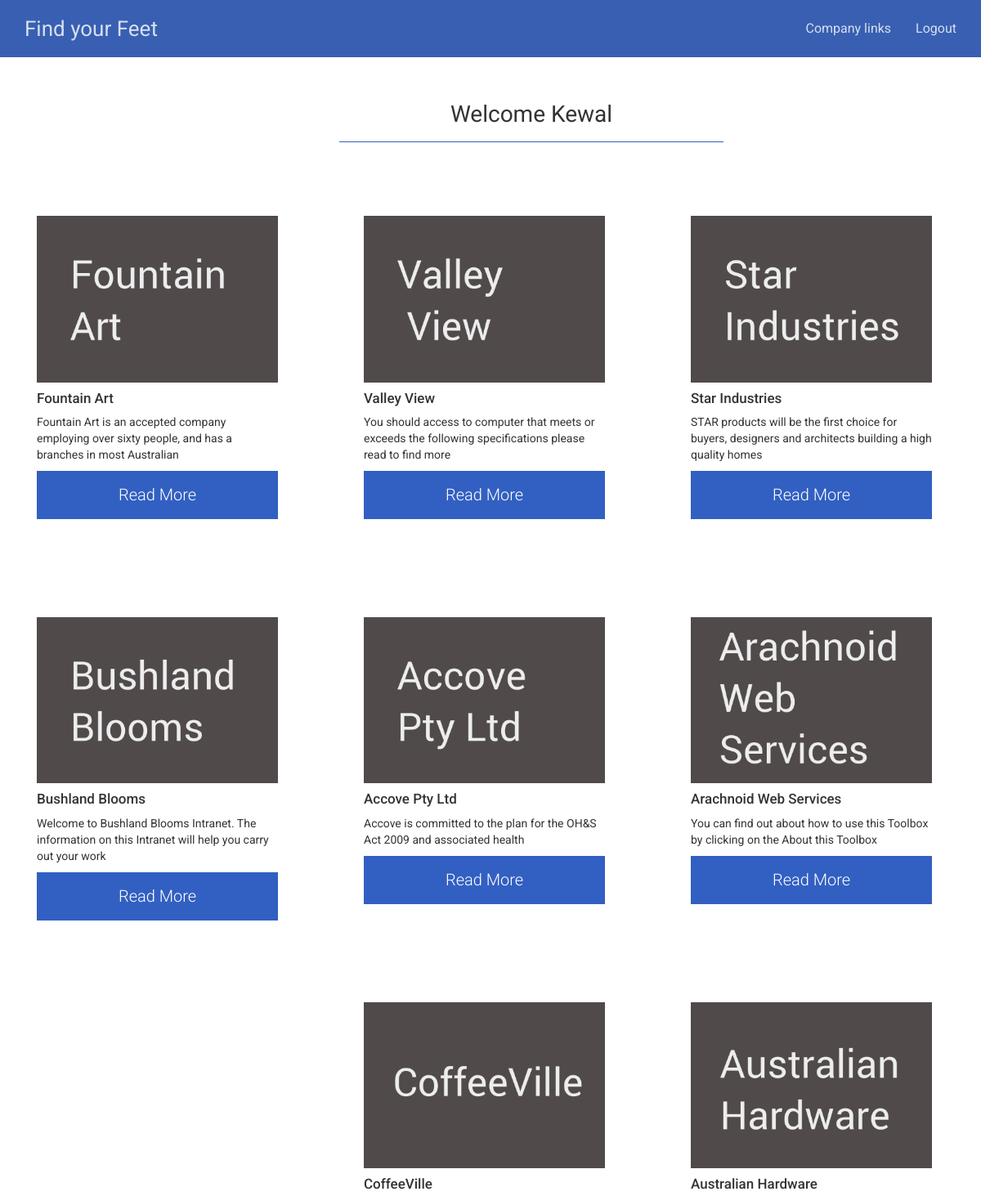
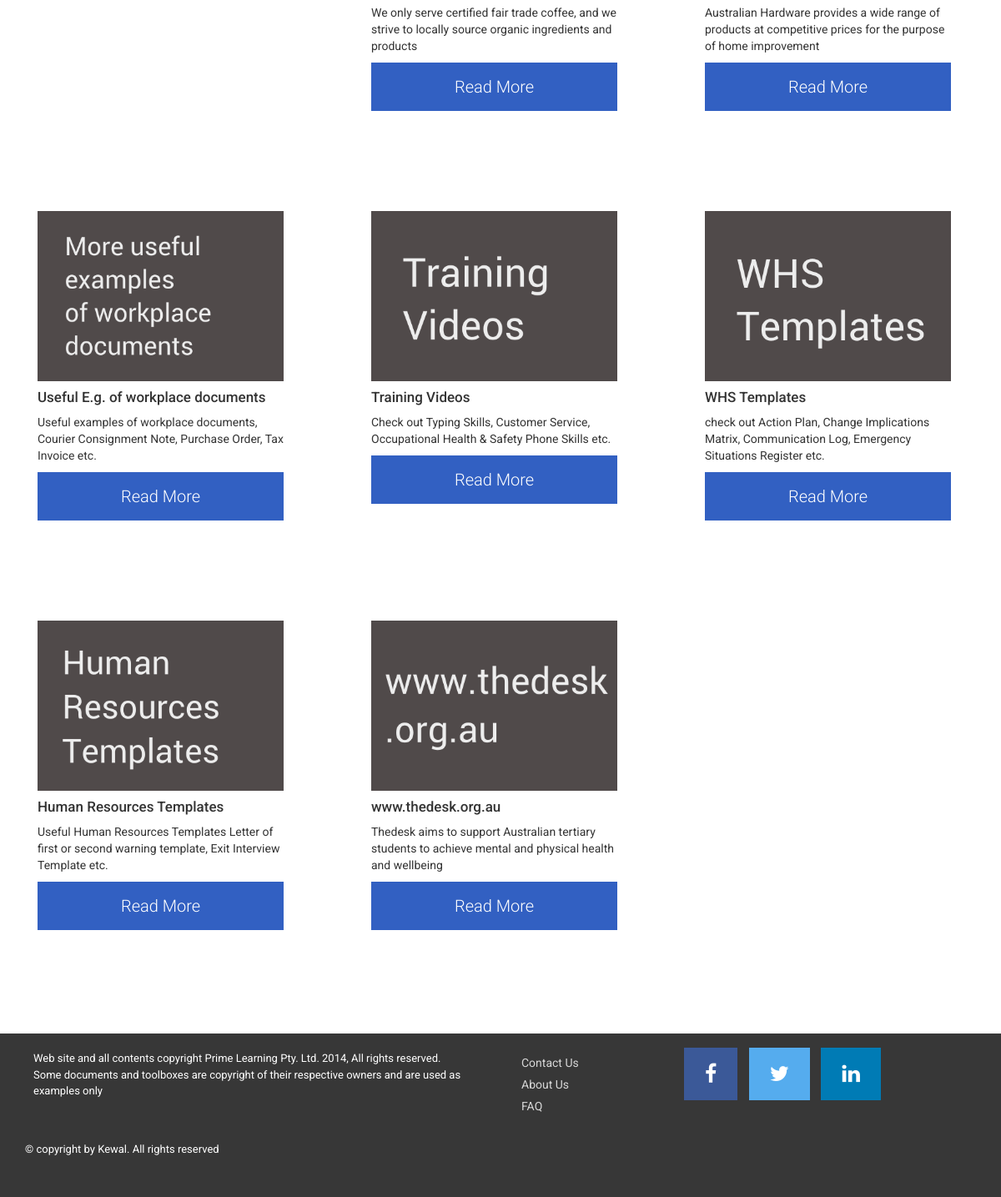
Screenshot of /company_login.php (signed in) with the database file from the repository (2 pictures, top to bottom).
### tables this page shows
CREATE TABLE `company` (
  `companyID` int(11) NOT NULL,
  `companyTitle` varchar(255) NOT NULL,
  `img_name` varchar(255) NOT NULL,
  `img_path` varchar(255) NOT NULL,
  `companyDescription` text NOT NULL,
  `companyLinks` varchar(255) NOT NULL,
  `created_date` timestamp NOT NULL DEFAULT CURRENT_TIMESTAMP ON UPDATE CURRENT_TIMESTAMP
);

### company_login.php (the view, shortened to what this page needs)
<?php
    include('partial/head.php');
    include('partial/nav.php');
    include 'includes/conn.php';
?>
<div class="form-group">
    <label class="col-md-4 control-label" for=""></label>
    <div class="col-md-5">
        <legend class="text-center comp-links" id="c-l"><span><?php echo "Welcome  " . $_SESSION['fullName']; ?></span></legend>
    </div>
</div>
<div class="fluid-container comp-links mtf">
    <div class="row center-block">
        <div class="comp-container">
            <?php
            $query = $connection->query("SELECT companyTitle, img_name, img_path, companyDescription, companyLinks FROM company");
            while($row = mysqli_fetch_assoc($query)) {
                ?>
                <div class="col-sm-6 col-md-4 col-lg-4 sec-link">
                    <div class="box-shadow">
                        <img src="<?php echo $row['img_path']?><?php echo $row['img_name'] ?>" class="img-responsive">
                        <div class="caption">
                            <h4><?php echo $row['companyTitle'] ?></h4>
                            <p>
                                <?php echo $row['companyDescription'] ?>
                            </p>
                            <p>
                                <?php
                                if($_SESSION["loggedIn"] == true) {
                                    ?>
                                    <a href="<?php echo $row['companyLinks'] ?>" class="btn btn-read-more btn-block"
                                       role="button">Read More</a>
                                    <?php
                                }else {
                                    ?>
                                    <a href="signup.php" class="btn btn-read-more btn-block" role="button">Sign In To Read More</a>
                                <?php } ?>
                            </p>
                        </div>
                    </div>
                </div>
                <?php
            }
            ?>
        </div>
    </div>
</div>
<?php
include('partial/footer.php');
?>

### css/main.css (style rules this page uses)
html { position: relative; min-height: 100%; }
.comp-container { margin: 60px auto 100px auto; }
.mtf { margin-bottom: 280px; }
body, h1, h2, h4, h4, h5, h6, p { font-family: 'Roboto', sans-serif; }
h4 { font-size: 17px; }
.sec-link { margin-top: 50px; }
.box-shadow { padding: 30px; width: 96%; -webkit-transition: all .3s ease-in-out; transition: all .3s ease-in-out; overflow: hidden; }
.btn-read-more { color: #FFFFFF; background-color: rgba(50, 96, 194, 1); ; border-color: transparent; font-size: 20px; font-weight: 300; padding: 14px 0px; border-radius: 0; -webkit-transition: all .3s ease-in-out; transition: all .3s ease-in-out; }
legend { display: block; width: 100%; margin-bottom: 30px; font-size: 20px; border-bottom: 1px solid #3260c2; height: 40px; }
.form-group { margin-bottom: 0; }
.comp-links { margin-top: 60px; }
legend#c-l { display: block; width: 100%; margin-bottom: 10px; font-size: 28px; border-bottom: 1px solid #3260c2; height: 54px; }

### rows the page displays
company: img_path+img_name (picture), companyTitle "Fountain Art", companyDescription "Fountain Art is an accepted company employing over sixty people, and has a branches in most Australian"
company: img_path+img_name (picture), companyTitle "Valley View", companyDescription "You should access to computer that meets or exceeds the following specifications please read to find more"
company: img_path+img_name (picture), companyTitle "Star Industries", companyDescription "STAR products will be the first choice for buyers, designers and architects building a high quality homes"
company: img_path+img_name (picture), companyTitle "Bushland Blooms", companyDescription "Welcome to Bushland Blooms Intranet. The information on this Intranet will help you carry out your work"
company: img_path+img_name (picture), companyTitle "Accove Pty Ltd", companyDescription "Accove is committed to the plan for the OH&S Act 2009 and associated health"
company: img_path+img_name (picture), companyTitle "Arachnoid Web Services", companyDescription "You can find out about how to use this Toolbox by clicking on the About this Toolbox"
company: img_path+img_name (picture), companyTitle "CoffeeVille", companyDescription "We only serve certified fair trade coffee, and we strive to locally source organic ingredients and products"
company: img_path+img_name (picture), companyTitle "Australian Hardware", companyDescription "Australian Hardware provides a wide range of products at competitive prices for the purpose of home improvement"
company: img_path+img_name (picture), companyTitle "Useful E.g. of workplace documents", companyDescription "Useful examples of workplace documents, Courier Consignment Note, Purchase Order, Tax Invoice etc."
company: img_path+img_name (picture), companyTitle "Training Videos", companyDescription "Check out Typing Skills, Customer Service, Occupational Health & Safety Phone Skills etc."
company: img_path+img_name (picture), companyTitle "WHS Templates", companyDescription "check out Action Plan, Change Implications Matrix, Communication Log, Emergency Situations Register etc."
company: img_path+img_name (picture), companyTitle "Human Resources Templates", companyDescription "Useful Human Resources Templates Letter of first or second warning template, Exit Interview Template etc."
company: img_path+img_name (picture), companyTitle "www.thedesk.org.au", companyDescription "Thedesk aims to support Australian tertiary students to achieve mental and physical health and wellbeing"

### other values shown
$_SESSION['fullName'] "Kewal"
